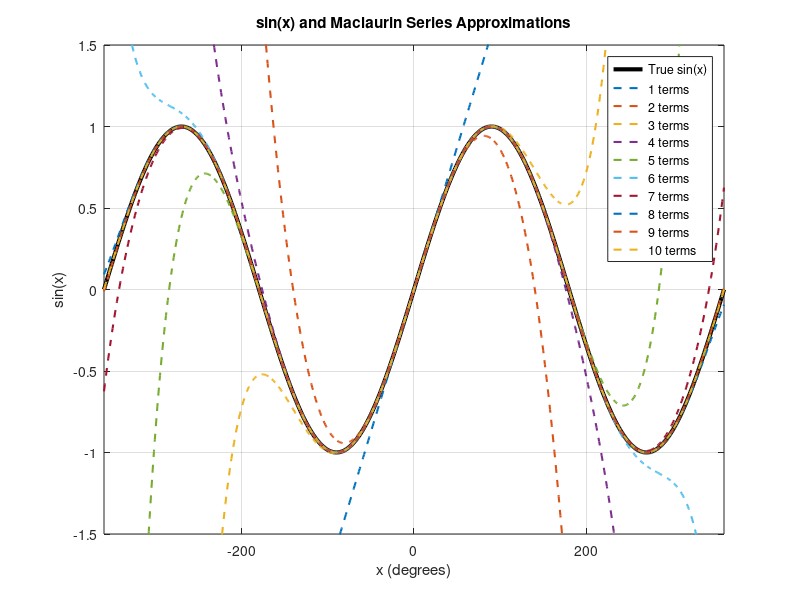
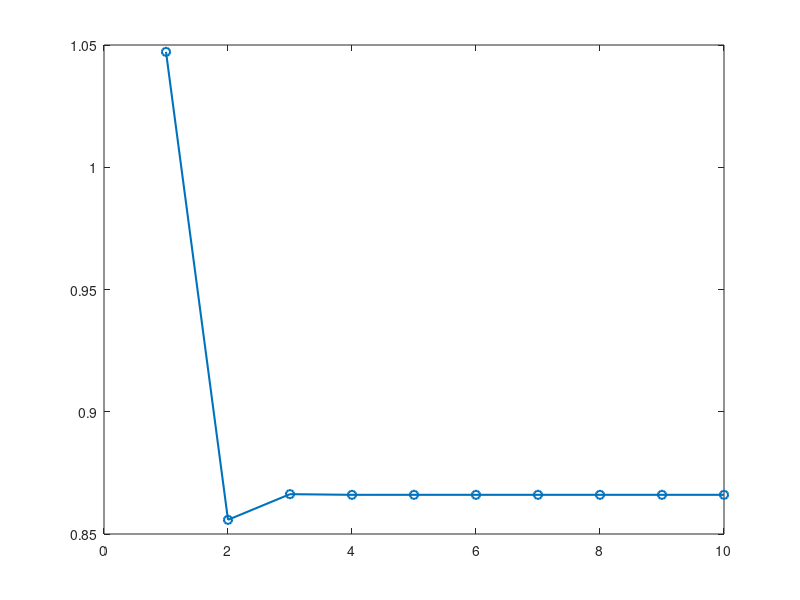

Write MATLAB code to recreate these figures, in order. (Note: this script raises an error after producing the figures.)
% =========================================================
%  LAB 1 – Problem 3: Taylor Series Approximation of sin(x)
%  Plots the Maclaurin series for N = 1 to 10 terms over
%  [-360, 360] degrees, analyses convergence at x = 60 deg,
%  and displays an error summary table.
% =========================================================
clc; clear; close all;

%% ===== PARAMETERS =====
Nterms  = 10;
x_deg   = -360:1:360;
x       = deg2rad(x_deg);

%% ===== TRUE FUNCTION =====
f_true  = sin(x);

%% ===== MACLAURIN SERIES APPROXIMATIONS =====
T = zeros(Nterms, length(x));
for N = 1:Nterms
    Tsum = 0;
    for n = 0:N-1
        Tsum = Tsum + ((-1)^n / factorial(2*n+1)) .* x.^(2*n+1);
    end
    T(N,:) = Tsum;
end

%% ===== PLOT 1: sin(x) and all Taylor approximations =====
figure;
plot(x_deg, f_true, 'k', 'LineWidth', 3, 'DisplayName', 'True sin(x)');
hold on;
for N = 1:Nterms
    plot(x_deg, T(N,:), '--', 'LineWidth', 1.5, ...
         'DisplayName', sprintf('%d terms', N));
end
xlabel('x (degrees)');  ylabel('sin(x)');
title('sin(x) and Maclaurin Series Approximations');
legend('Location','best');
grid on;  xlim([-360 360]);  ylim([-1.5 1.5]);

%% ===== VALUE AT x = 60 degrees =====
x60       = deg2rad(60);
true_val  = sin(x60);
approx_val = zeros(1, Nterms);
for N = 1:Nterms
    for n = 0:N-1
        approx_val(N) = approx_val(N) + ...
            ((-1)^n / factorial(2*n+1)) * x60^(2*n+1);
    end
end

%% ===== PLOT 2: Convergence at x = 60 degrees =====
figure;
plot(1:Nterms, approx_val, 'o-', 'LineWidth', 1.5);  hold on;
yline(true_val, 'r--', 'LineWidth', 2);
xlabel('Number of Terms');  ylabel('sin(60°)');
title('Convergence of Taylor Series at x = 60°');
legend('Taylor Approximation','True Value');
grid on;

%% ===== ERROR ANALYSIS =====
true_error = true_val - approx_val;
abs_error  = abs(true_error);
rel_error  = abs_error ./ abs(true_val);

%% ===== PLOT 3: Absolute Error =====
figure;
semilogy(1:Nterms, abs_error, 's-', 'LineWidth', 1.5);
xlabel('Number of Terms');  ylabel('Absolute Error');
title('Absolute Error vs. Number of Terms');
grid on;

%% ===== PLOT 4: Relative Error =====
figure;
semilogy(1:Nterms, rel_error, 'd-', 'LineWidth', 1.5);
xlabel('Number of Terms');  ylabel('Relative Error');
title('Relative Error vs. Number of Terms');
grid on;

%% ===== DISPLAY TABLE =====
fprintf('\nError Summary at x = 60 degrees\n');
fprintf('%-8s  %-14s  %-14s  %-14s\n', ...
        'Terms','Approx Value','Abs Error','Rel Error');
for N = 1:Nterms
    fprintf('%-8d  %-14.8f  %-14.2e  %-14.2e\n', ...
            N, approx_val(N), abs_error(N), rel_error(N));
end
